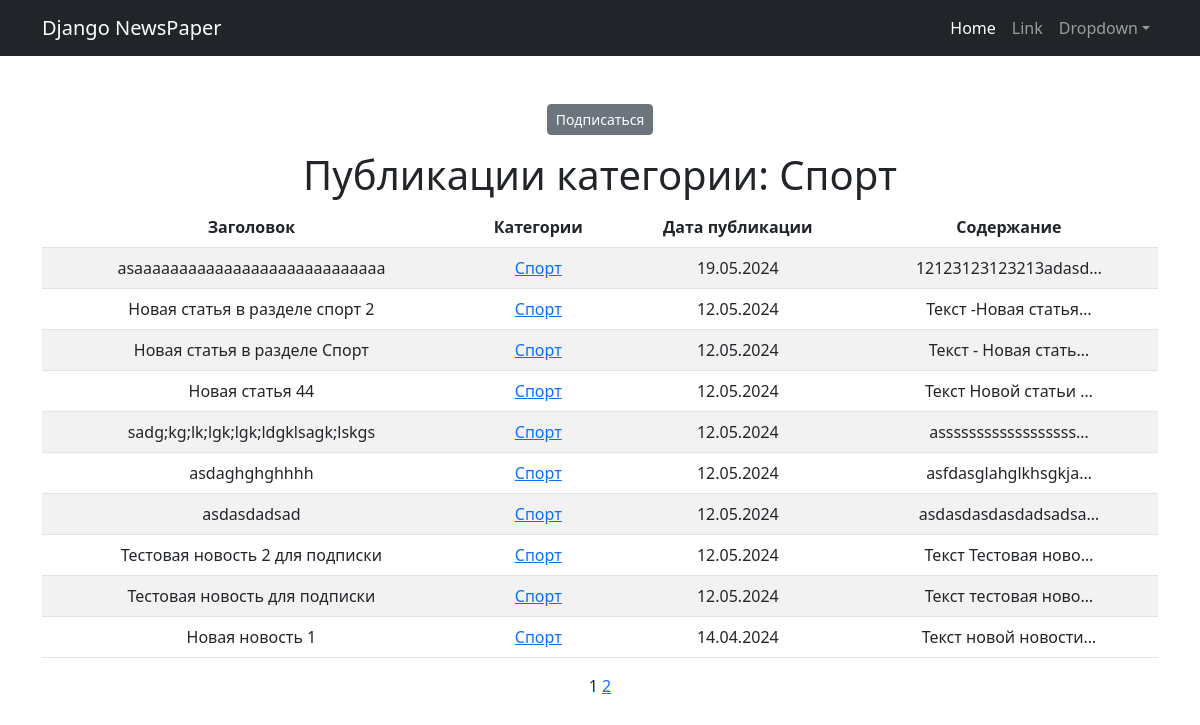
Screenshot of /categories/1 with the database file from the repository.
### news/models.py (models this page shows, shortened)
class Category (models.Model):
    category_name = models.CharField(max_length=64, unique=True)
    subscribers = models.ManyToManyField(User, blank=True, null=True, related_name='categories')
    def __str__(self):
        return self.category_name

class Post (models.Model):
    author = models.ForeignKey(Author, on_delete=models.CASCADE, verbose_name='Автор')
    category_type = models.CharField(max_length=2, choices=post_type, default=article, verbose_name='Тип')
    creation_date = models.DateTimeField(auto_now_add=True, verbose_name='Дата создания')
    post_category = models.ManyToManyField('Category', through='PostCategory')
    title = models.CharField(max_length=128, verbose_name='Заголовок')
    text = models.TextField(verbose_name='Текст')
    rating = models.IntegerField(default=0, verbose_name='Рейтинг')

### news/views.py (the view)
# urls.py: path('categories/<int:pk>', CategoryList.as_view(), name='category_list'),
class CategoryList(PostList):
    model = Post
    template_name = 'category_list.html'
    context_object_name = 'category_news_list'
    def get_queryset(self):
        self.post_category = get_object_or_404(Category, id=self.kwargs['pk'])
        queryset = Post.objects.filter(post_category=self.post_category).order_by('-creation_date')
        return queryset
    def get_context_data(self, **kwargs):
        context = super().get_context_data(**kwargs)
        context['is_not_subscriber'] = self.request.user not in self.post_category.subscribers.all()
        context['category'] = self.post_category
        return context

### news/templatetags/custom_filters.py (called while the page is built)
@register.filter()
def censor(value):
    for word in censored_word:
        if word.lower() in value.lower():
            value = value.replace(word[1:], '*' * len(word))
    return value

### templates/category_list.html (shortened to what this page needs)
{% extends 'flatpages/default.html' %}
{% load custom_filters %}
{% block content %}
    {% if is_not_subscriber %}
        <p class="text-center"><a href = "{% url 'subscribe' category.id%}" class="btn btn-secondary btn-sm">Подписаться</a></p>
    {% endif %}
    {% if category_news_list %}
        <h1>Публикации категории: {{ category }}</h1>
        <table class="table table-striped table-hover">
            <thead>
                <th scope="col">Заголовок</th>
                <th scope="col">Категории</th>
                <th scope="col">Дата публикации</th>
                <th scope="col">Содержание</th>
            </thead>
            {% for post in category_news_list %}
                <tr>
                    <td>{{ post.title|censor}}</td>
                    <td>
                        {% for category in post.post_category.all %}
                            <a href="{% url 'category_list' category.id %}">{{ category }}</a>
                        {% endfor %}
                    </td>
                    <td>{{ post.creation_date|date:'d.m.Y' }}</td>
                    <td>{{ post.text|truncatechars:20|censor}}</td>
                </tr>
            {% endfor %}
        </table>
    {% else %}
        <h2>Публикации отсутствуют</h2>
    {% endif %}
   {{ page_obj.number }}
   {% if page_obj.has_next %}
       <a href="?page={{ page_obj.next_page_number }}">{{ page_obj.next_page_number }}</a>
   {% endif %}
{% endblock content %}

### rows the page displays
Category: category_name "Спорт"
Post: title|censor "asaaaaaaaaaaaaaaaaaaaaaaaaaaaa", creation_date "19.05.2024", text|censor "12123123123213adasd…"
Post: title|censor "Новая статья в разделе спорт 2", creation_date "12.05.2024", text|censor "Текст -Новая статья…"
Post: title|censor "Новая статья в разделе Спорт", creation_date "12.05.2024", text|censor "Текст - Новая стать…"
Post: title|censor "Новая статья 44", creation_date "12.05.2024", text|censor "Текст Новой статьи …"
Post: title|censor "sadg;kg;lk;lgk;lgk;ldgklsagk;lskgs", creation_date "12.05.2024", text|censor "assssssssssssssssss…"
Post: title|censor "asdaghghghhhh", creation_date "12.05.2024", text|censor "asfdasglahglkhsgkja…"
Post: title|censor "asdasdadsad", creation_date "12.05.2024", text|censor "asdasdasdasdadsadsa…"
Post: title|censor "Тестовая новость 2 для подписки", creation_date "12.05.2024", text|censor "Текст Тестовая ново…"
Post: title|censor "Тестовая новость для подписки", creation_date "12.05.2024", text|censor "Текст тестовая ново…"
Post: title|censor "Новая новость 1", creation_date "14.04.2024", text|censor "Текст новой новости…"

### other values shown
{{ page_obj.number }} "1"
{{ page_obj.next_page_number }} "2"
